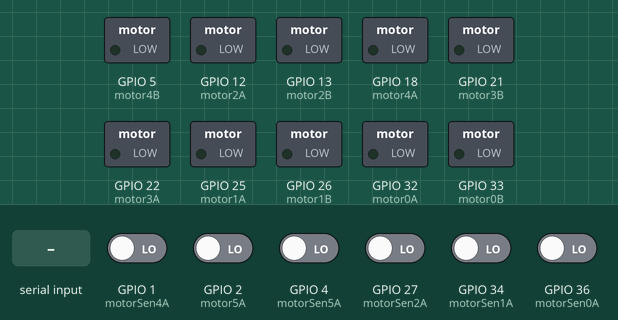
Recording of a sketch running on a simulated ESP32. Parts: switched loads named in the sketch (green lamp = pin HIGH). The inputs (shaded band) are chosen by the test bench; at power-on: GPIO 1 (motorSen4A), GPIO 2 (motor5A), GPIO 4 (motorSen5A), GPIO 27 (motorSen2A), GPIO 34 (motorSen1A), GPIO 36 (motorSen0A) LOW. What the sketch prints to the serial monitor is not drawn.

Above: at 1.2 s.
1.3 s: "90,45\n" received over Serial
At 2.7 s:
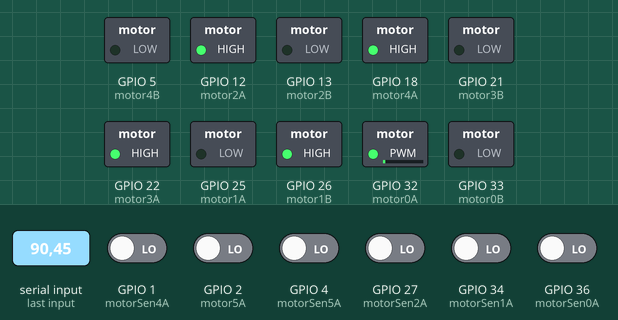
3.0 s: "1\n" received over Serial
At 3.6 s:
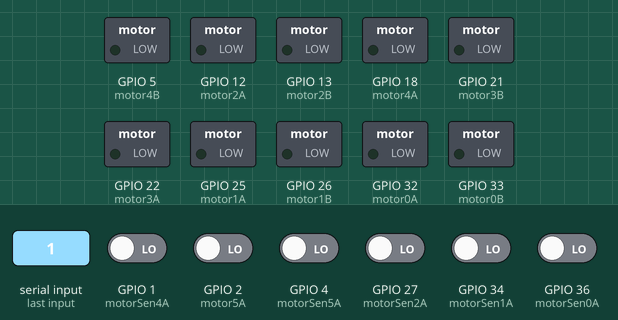
4.5 s: "30,150\n" received over Serial
At 5.7 s:
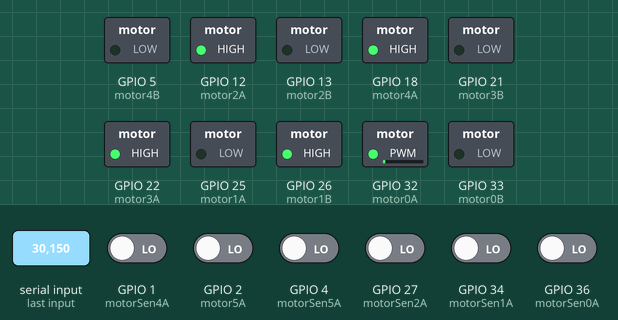
6.0 s: "90\n" received over Serial
At 7.2 s:
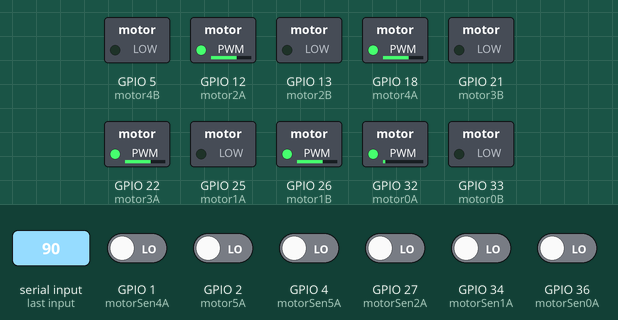
7.5 s: "5\n" received over Serial
At 7.9 s:
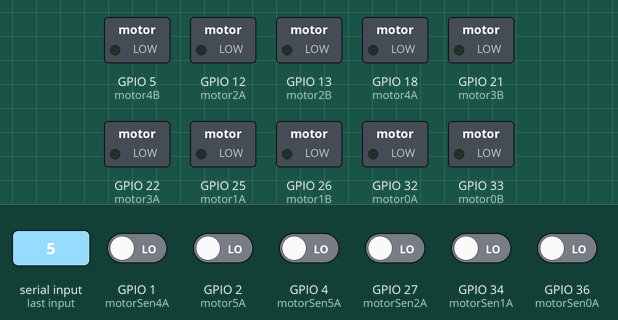
9.0 s: "200\n" received over Serial
At 10.4 s:
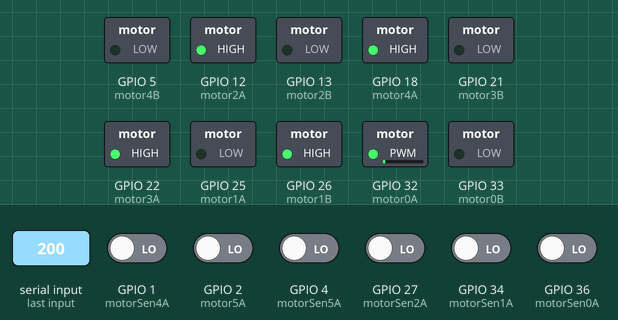
Timing chart, 0 to 11.5 s (numbered marks = the images above; inputs shaded):
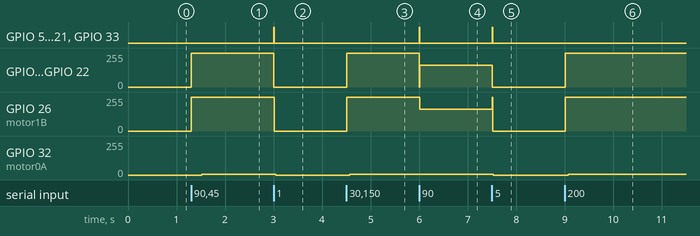

The sketch:

MOTORES1.0.ino
```cpp
#include <PIDController.h>
//volatile long int encoder_pos[5] = {0,0,0,0,0,0},encoder_pos1 = 0,;
volatile long int encoder_pos=0,encoder_pos1 = 0,encoder_pos2 = 0,encoder_pos3 = 0,encoder_pos4 = 0,encoder_pos5 = 0,encoder_pos6 = 0;
volatile long int cal = 0; //calibracion de punto 0
volatile int cont = 0;

PIDController pos_pid;
PIDController pos1_pid;
PIDController pos2_pid;
PIDController pos3_pid;
PIDController pos4_pid;
PIDController pos5_pid;

//entradas motores
const int motor0A=32;
const int motor0B=33;
const int motor1A=25;
const int motor1B=26;
const int motor2A=12;
const int motor2B=13;
const int motor3A=22;
const int motor3B=21;
const int motor4A=18;
const int motor4B=5;
const int motor5A=2;
const int motor5B=15;
//pines de sensor
const int motorSen0A=36;
const int motorSen0B=39;
const int motorSen1A=34;
const int motorSen1B=35;
const int motorSen2A=27;
const int motorSen2B=14;
const int motorSen3A=2;
const int motorSen3B=15;
const int motorSen4A=1;
const int motorSen4B=3;
const int motorSen5A=4;
const int motorSen5B=0;

 //PWM
const int freq = 9000;
const int ledChannel = 0;
const int ledChannel1 = 1;
const int ledChannel2 = 2;
const int ledChannel3 = 3;
const int ledChannel4= 4;
const int ledChannel5 = 5;
const int ledChannel6 = 6;
const int ledChannel7 = 7;
const int ledChannel8 = 8;
const int ledChannel9= 9;
const int ledChannel10 = 10;
const int ledChannel11 = 11;


const int resolution = 8;
//

int motor_value = 255;
unsigned int integerValue=0;  // Max value is 65535
char incomingByte;
void setup() {

  Serial.begin(9600);
  ledcSetup(ledChannel, freq, resolution);
  ledcSetup(ledChannel1, freq, resolution);
  ledcSetup(ledChannel2, freq, resolution);
  ledcSetup(ledChannel3, freq, resolution);
  ledcSetup(ledChannel4, freq, resolution);
  ledcSetup(ledChannel5, freq, resolution);
  ledcSetup(ledChannel6, freq, resolution);
  ledcSetup(ledChannel7, freq, resolution);
  ledcSetup(ledChannel8, freq, resolution);
  ledcSetup(ledChannel9, freq, resolution);
  ledcSetup(ledChannel10, freq, resolution);
  ledcSetup(ledChannel11, freq, resolution);

  ledcAttachPin(motor0A, ledChannel);
  ledcAttachPin(motor0B, ledChannel1);
   ledcAttachPin(motor1A, ledChannel2);
  ledcAttachPin(motor1B, ledChannel3);
  ledcAttachPin(motor2A, ledChannel4);
  ledcAttachPin(motor2B, ledChannel5);
  ledcAttachPin(motor3A, ledChannel6);
  ledcAttachPin(motor3B, ledChannel7);
  ledcAttachPin(motor4A, ledChannel8);
  ledcAttachPin(motor4B, ledChannel9);
  ledcAttachPin(motor5A, ledChannel10);
  ledcAttachPin(motor5B, ledChannel11);


//ledcWrite(ledChannel, 100);
//ledcWrite(ledChannel1, 150);
//ledcWrite(ledChannel2, 0);
//ledcWrite(ledChannel3, 255);

  pinMode(motorSen0A, INPUT);
  pinMode(motorSen0B, INPUT);
  pinMode(motorSen1A, INPUT);
  pinMode(motorSen1B, INPUT);
   pinMode(motorSen2A, INPUT);
  pinMode(motorSen2B, INPUT);
  pinMode(motorSen3A, INPUT);
  pinMode(motorSen3B, INPUT);

  pinMode(motorSen4A, INPUT);
  pinMode(motorSen4B, INPUT);
  pinMode(motorSen5A, INPUT);
  pinMode(motorSen5B, INPUT);

   //pinMode(4, INPUT);
  // pinMode(5, INPUT);
  //pinMode(9, OUTPUT); // 16 corresponds to GPIO1
  //pinMode(10, OUTPUT);
  // pinMode(11, OUTPUT);
  //pinMode(6, OUTPUT);
  attachInterrupt(digitalPinToInterrupt(motorSen0A), encoder, RISING);
  attachInterrupt(digitalPinToInterrupt(motorSen1A), encoder1, RISING);
   attachInterrupt(digitalPinToInterrupt(motorSen2A), encoder2, RISING);
  attachInterrupt(digitalPinToInterrupt(motorSen3A), encoder3, RISING);
   attachInterrupt(digitalPinToInterrupt(motorSen4A), encoder4, RISING);
  attachInterrupt(digitalPinToInterrupt(motorSen5A), encoder5, RISING);
 // 1 & 2
  pos_pid.begin();
  pos_pid.tune(15, 1, 2000);
  pos_pid.limit(-255, 255);
  pos1_pid.begin();
  pos1_pid.tune(15, 1, 2000);
  pos1_pid.limit(-255, 255);
  // 3 & 4
    pos2_pid.begin();
  pos2_pid.tune(15, 1, 2000);
  pos2_pid.limit(-255, 255);
  pos3_pid.begin();
  pos3_pid.tune(15, 1, 2000);
  pos3_pid.limit(-255, 255);
  // 5 & 6
    pos4_pid.begin();
  pos4_pid.tune(15, 1, 2000);
  pos4_pid.limit(-255, 255);
  pos5_pid.begin();
  pos5_pid.tune(15, 1, 2000);
  pos5_pid.limit(-255, 255);

}

//  Motor 1 & 2
void encoder1(){

  if(digitalRead(motorSen1B) == HIGH){
    encoder_pos1++;
  }else{
    encoder_pos1--;
  }


}

void encoder( ){
//ledcWrite(ledChannel, 100);
  if(digitalRead(motorSen0B) == HIGH){
    encoder_pos++;
  }else{
    encoder_pos--;
  }

  if (cont == 1 )
  {
    cal ++;
    }
}

void MotorClockwise(int power){//motor0
  if(power > 100){
    ledcWrite(ledChannel, 0);
ledcWrite(ledChannel1, power);
//  analogWrite(9, power);
  //digitalWrite(10, LOW);
  }else{
    ledcWrite(ledChannel, 0);
ledcWrite(ledChannel1, 0);
    //digitalWrite(9, LOW);
    //digitalWrite(10, LOW);
  }
}
void MotorClockwise1(int power){
  if(power > 100){
 ledcWrite(ledChannel2, 0);
ledcWrite(ledChannel3, power);
  }else{
    ledcWrite(ledChannel2, 0);
ledcWrite(ledChannel3, 0);
  }
}

void MotorCounterClockwise(int power){
  if(power > 100){
 ledcWrite(ledChannel, power);
ledcWrite(ledChannel1, 0);
  //analogWrite(10, power);
  //digitalWrite(9, LOW);
  }else{
    ledcWrite(ledChannel, 0);
ledcWrite(ledChannel1, 0);
    //digitalWrite(9, LOW);
    //digitalWrite(10, LOW);
  }
}
void MotorCounterClockwise1(int power){
  if(power > 100){
     ledcWrite(ledChannel2, 0);
ledcWrite(ledChannel3, power);
//  analogWrite(11, power);
 // digitalWrite(6, LOW);
  }else{
     ledcWrite(ledChannel2, 0);
ledcWrite(ledChannel3, 0);
   // digitalWrite(6, LOW);
  //  digitalWrite(11, LOW);
  }
}

// Motor 3 & 4

void encoder2( ){
//ledcWrite(ledChannel, 100);
  if(digitalRead(motorSen2B) == HIGH){
    encoder_pos2++;
  }else{
    encoder_pos2--;
  }
}

void MotorClockwise2(int power){
  if(power > 100){
     ledcWrite(ledChannel4, 0);
     ledcWrite(ledChannel5, power);
  }
  else{
      ledcWrite(ledChannel4, 0);
      ledcWrite(ledChannel5, 0);
  }
}
void MotorClockwise3(int power){
  if(power > 100){
 ledcWrite(ledChannel6, 0);
ledcWrite(ledChannel7, power);
  }else{
  ledcWrite(ledChannel6, 0);
ledcWrite(ledChannel7, 0);
  }
}

void MotorCounterClockwise2(int power){
  if(power > 100){
  ledcWrite(ledChannel4, power);
ledcWrite(ledChannel5, 0);
  //analogWrite(10, power);
  //digitalWrite(9, LOW);
  }else{
    ledcWrite(ledChannel4, 0);
ledcWrite(ledChannel5, 0);

  }
}
void MotorCounterClockwise3(int power){
  if(power > 100){
     ledcWrite(ledChannel6, power);
ledcWrite(ledChannel7, 0);
  }else{
     ledcWrite(ledChannel6, 0);
ledcWrite(ledChannel7, 0);
  }
}

void encoder3(){

  if(digitalRead(motorSen3B) == HIGH){
    encoder_pos3++;
  }else{
    encoder_pos3--;
  }
}


// Motor 5 & 6
void encoder4( ){
//ledcWrite(ledChannel, 100);
  if(digitalRead(motorSen4B) == HIGH){
    encoder_pos4++;
  }else{
    encoder_pos4--;
  }
}
void encoder5( ){
//ledcWrite(ledChannel, 100);
  if(digitalRead(motorSen5B) == HIGH){
    encoder_pos5++;
  }else{
    encoder_pos5--;
  }
}
void MotorClockwise4(int power){
  if(power > 100){
    ledcWrite(ledChannel8, 0);
ledcWrite(ledChannel9, power);
//  analogWrite(9, power);
  //digitalWrite(10, LOW);
  }else{
    ledcWrite(ledChannel8, 0);
ledcWrite(ledChannel9, 0);
  }
}
void MotorClockwise5(int power){
  if(power > 100){
 ledcWrite(ledChannel10, 0);
ledcWrite(ledChannel11, power);
  }else{
 ledcWrite(ledChannel10, 0);
ledcWrite(ledChannel11, power);
  }
}

void MotorCounterClockwise4(int power){
  if(power > 100){
  ledcWrite(ledChannel8, power);
ledcWrite(ledChannel9, 0);
  //analogWrite(10, power);
  //digitalWrite(9, LOW);
  }else{
    ledcWrite(ledChannel8, 0);
ledcWrite(ledChannel9, 0);
    //digitalWrite(9, LOW);
    //digitalWrite(10, LOW);
  }
}
void MotorCounterClockwise5(int power){
  if(power > 100){
 ledcWrite(ledChannel10, power);
ledcWrite(ledChannel11, 0);
  }
  else{
     ledcWrite(ledChannel10, 0);
     ledcWrite(ledChannel11, 0);
  }
}


void loop() {

if (Serial.available() > 0) {
    integerValue = 0;
    while(1) {
      incomingByte = Serial.read();
      if (incomingByte == '\n') break;
      if (incomingByte == -1) continue;
      integerValue *= 10;
      integerValue = ((incomingByte - 48) + integerValue);
      pos_pid.setpoint(integerValue);
      pos1_pid.setpoint(integerValue);
       pos2_pid.setpoint(integerValue);
      pos3_pid.setpoint(integerValue);
       pos4_pid.setpoint(integerValue);
      pos5_pid.setpoint(integerValue);
    }
}

   motor_value = pos_pid.compute(encoder_pos);
if(motor_value > 0){
  MotorCounterClockwise(motor_value);
}else{
  MotorClockwise(abs(motor_value));

 motor_value = pos1_pid.compute(encoder_pos1);
if(motor_value > 0){
  MotorCounterClockwise1(motor_value);
}else{
  MotorClockwise1(abs(motor_value));
}
motor_value = pos2_pid.compute(encoder_pos2);
if(motor_value > 0){
  MotorCounterClockwise2(motor_value);
}else{
  MotorClockwise2(abs(motor_value));
}
motor_value = pos3_pid.compute(encoder_pos3);
if(motor_value > 0){
  MotorCounterClockwise3(motor_value);
}else{
  MotorClockwise3(abs(motor_value));
}
motor_value = pos4_pid.compute(encoder_pos4);
if(motor_value > 0){
  MotorCounterClockwise4(motor_value);
}else{
  MotorClockwise4(abs(motor_value));
}
motor_value = pos5_pid.compute(encoder_pos5);
if(motor_value > 0){
  MotorCounterClockwise5(motor_value);
}else{
  MotorClockwise5(abs(motor_value));
}
  Serial.println((String)encoder_pos+","+(String)encoder_pos1);
  //Serial.println(digitalRead(motorSen1B));
//   Serial.println(",");
  // Serial.println(encoder_pos1);
  delay(10);
}
}
```

PIDController.h
```cpp
#ifndef PIDControllerLib
#define PIDControllerLib

#if (ARDUINO >= 100)
  #include "Arduino.h"
#else
  #include "WProgram.h"
#endif

#define GRAPH     "graph"
#define NOGRAPH   "nograph"
#define VERBOSE   "verbose"
#define NOVERBOSE "noverbose"

class PIDController {
  public:
    // Constructor
    PIDController();

    // Methods - double
    double compute(double input, String graph = NOGRAPH, String verbose = NOVERBOSE);

    // Methods - void
    void begin();
    void tune(double _Kp, double _Ki, double _Kd);
    void limit(double min, double max);
    void setpoint(double newSetpoint);
    void minimize(double newMinimize);

    // Methods - double, getters
    double getOutput();
  private:
    // Methods
    void printGraph(double sensorInput, String verbose);

    // Variables - long
    unsigned long lastTime;

    // Variables - double
    double output;
    double lastErr;
    double timeChanged;

    // Variables - double, error variables
    double error;
    double errSum;
    double dErr;

    // Variables - bool
    bool doLimit;
    bool init;

    // Variables - double - tuining
    double Kp;
    double Ki;
    double Kd;
    double divisor;
    double minOut;
    double maxOut;
    double setPoint;
};
#endif
```

Measured:
- after the input at 1.3 s, GPIO 12 (motor2A), GPIO 18 (motor4A), GPIO 22 (motor3A), GPIO 26 (motor1B): 0/255 → 255/255 at once; GPIO 32 (motor0A): 0/255 → 7/255 after 0.22 s
- after the input at 3.0 s, GPIO 5 (motor4B), GPIO 13 (motor2B), GPIO 21 (motor3B), GPIO 33 (motor0B): LOW → HIGH at once, → LOW 0.01 s later; GPIO 12 (motor2A), GPIO 18 (motor4A), GPIO 22 (motor3A), GPIO 26 (motor1B): 255/255 → 0/255 at once; GPIO 32 (motor0A): 7/255 → 0/255 at once
- after the input at 4.5 s, GPIO 12 (motor2A), GPIO 18 (motor4A), GPIO 22 (motor3A), GPIO 26 (motor1B): 0/255 → 255/255 at once; GPIO 32 (motor0A): 0/255 → 7/255 after 0.07 s
- after the input at 6.0 s, GPIO 5 (motor4B), GPIO 13 (motor2B), GPIO 21 (motor3B), GPIO 33 (motor0B): LOW → HIGH at once, → LOW 0.01 s later; GPIO 12 (motor2A), GPIO 18 (motor4A), GPIO 22 (motor3A), GPIO 26 (motor1B): 255/255 → 162/255 at once
- after the input at 7.5 s, GPIO 5 (motor4B), GPIO 13 (motor2B), GPIO 21 (motor3B), GPIO 33 (motor0B): LOW → HIGH at once, → LOW 0.01 s later; GPIO 12 (motor2A), GPIO 18 (motor4A), GPIO 22 (motor3A), GPIO 26 (motor1B): 162/255 → 0/255 at once; GPIO 32 (motor0A): 7/255 → 0/255 at once
- after the input at 9.0 s, GPIO 12 (motor2A), GPIO 18 (motor4A), GPIO 22 (motor3A), GPIO 26 (motor1B): 0/255 → 255/255 at once; GPIO 32 (motor0A): 0/255 → 7/255 after 0.07 s
